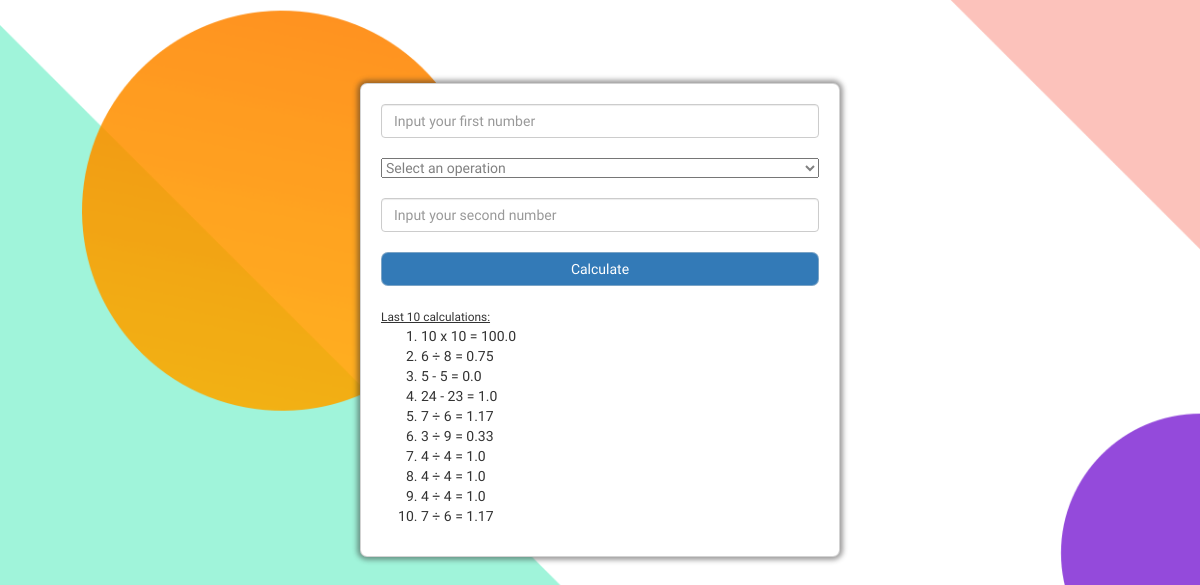
The app's page /, older data.
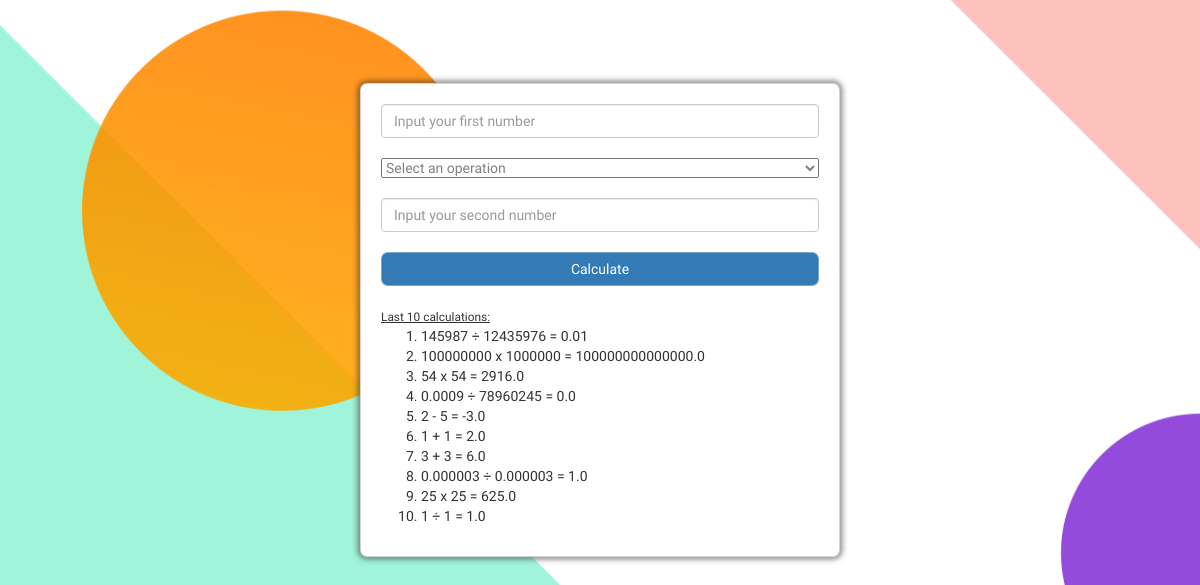
The same page, newer data.
### webapp/models.py (models this page shows, shortened)
class Op(db.Model):
    id = db.Column(db.Integer, primary_key = True)
    result = db.Column(db.String(300), nullable=False, unique=False)

### webapp/routes.py (the view)
@app.route('/')
def home():
    all_ops = Op.query.all()[-10:][::-1]
    return render_template('home.html', all_ops = all_ops)

### webapp/templates/home.html (shortened to what this page needs)
{% extends 'base.html' %}
{% block content %}
<div class="container">
        <input class="form-control" type="text" placeholder="Input your first number" name="i" id="i" required>
        <br>
        <select class="custom-select custom-select-lg mb-3" name="operation" id="operation">
            <option value="operation">Select an operation</option>
        </select>
        <br><br>
        <input class="form-control" type="text" placeholder="Input your second number" name="ii" id="ii" required>
        <br>
        <input class="btn btn-primary" id="calculate" value="Calculate">
        <br><br>
        <small>Last 10 calculations:</small>
        <br>
        <ol id="result">
            {% for op in all_ops %}
                <li id="calculations">{{ op.result }}</li>
            {% endfor %}
        </ol>
</div>
{% endblock %}

Row changes from the older to the newer data that the page shows:
no longer on this page (row unchanged): Op: result "10 x 10 = 100.0"
no longer on this page (row unchanged): Op: result "6 ÷ 8 = 0.75"
no longer on this page (row unchanged): Op: result "5 - 5 = 0.0"
no longer on this page (row unchanged): Op: result "24 - 23 = 1.0"
no longer on this page (row unchanged): Op: result "7 ÷ 6 = 1.17"
no longer on this page (row unchanged): Op: result "3 ÷ 9 = 0.33"
no longer on this page (row unchanged): Op: result "4 ÷ 4 = 1.0"
no longer on this page (row unchanged): Op: result "4 ÷ 4 = 1.0"
no longer on this page (row unchanged): Op: result "4 ÷ 4 = 1.0"
no longer on this page (row unchanged): Op: result "7 ÷ 6 = 1.17"
added Op: result "145987 ÷ 12435976 = 0.01"
added Op: result "100000000 x 1000000 = 100000000000000.0"
added Op: result "54 x 54 = 2916.0"
added Op: result "0.0009 ÷ 78960245 = 0.0"
added Op: result "2 - 5 = -3.0"
added Op: result "1 + 1 = 2.0"
added Op: result "3 + 3 = 6.0"
added Op: result "0.000003 ÷ 0.000003 = 1.0"
added Op: result "25 x 25 = 625.0"
added Op: result "1 ÷ 1 = 1.0"
